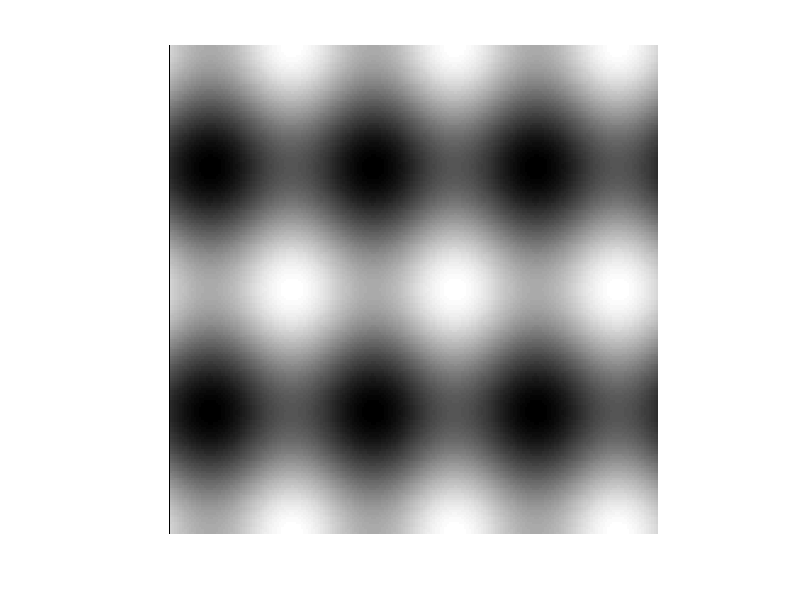
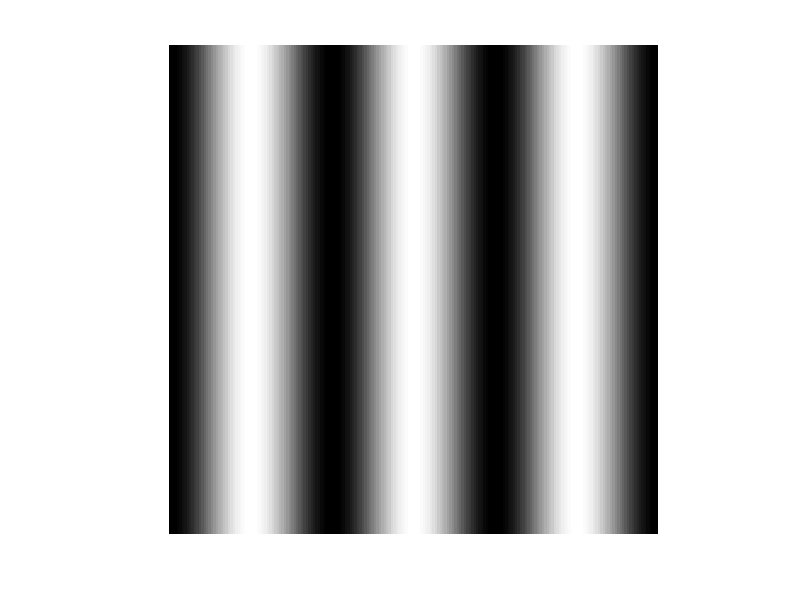
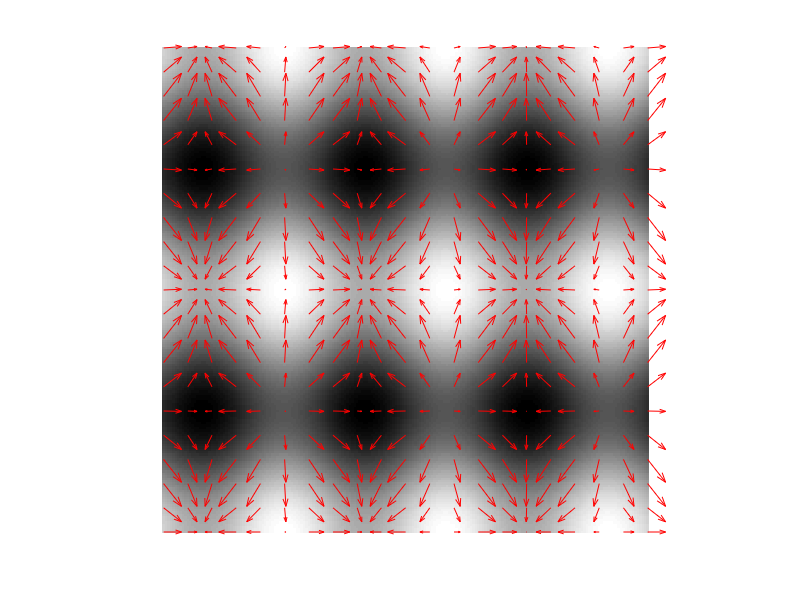

Write MATLAB code to recreate these figures, in order.
x = -100:100;
y = -100:100;
[X , Y ] = meshgrid (x , y );
A = 1; B = 2; V = 6* pi /201; W = 4* pi /201;
F = A * sin ( V * X ) + B * cos ( W * Y );
imshow(F, [])
fOverX = A * V * cos( V * X );
figure
imshow(fOverX, [])
fOverY = - B * W * sin( W * Y );
figure
imshow(fOverY, [])

%%
xx = 1:10:201;
yy = 1:10:201;
[ XX , YY ] = meshgrid ( xx , yy );
fOverX = A * V * cos( V * XX );
fOverY = - B * W * sin( W * YY );
Fx = fOverX;
Fy = fOverY;
imshow (F , []);
hold on ;
quiver ( xx , yy , Fx , Fy , 'r ' );
hold off ;
%%

